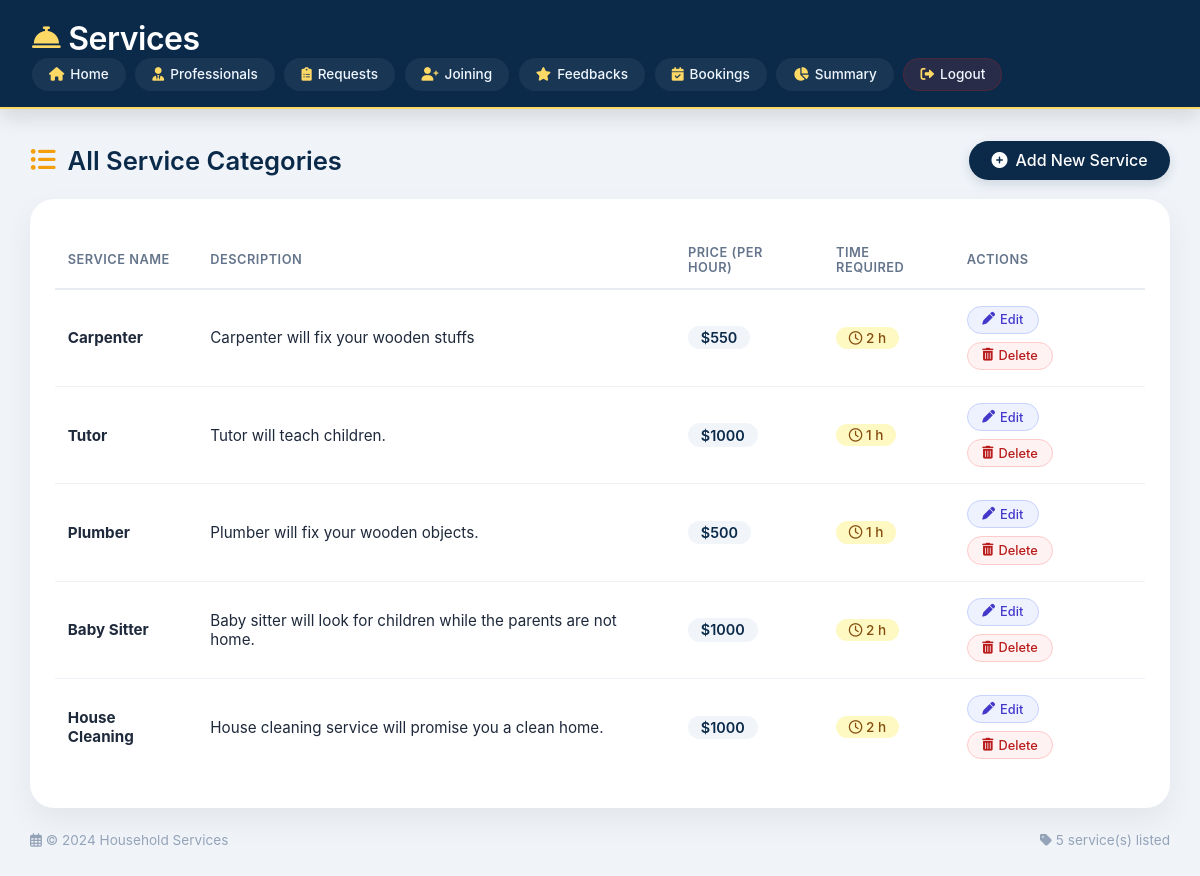
The page /lservices on the database its author committed.
### models.py (models this page shows)
class Service(db.Model):
    __tablename__ = 'services'
    id = db.Column(db.Integer, primary_key=True)
    name = db.Column(db.String(80), unique=True, nullable=False)
    price = db.Column(db.Integer, nullable=False)
    timerequired = db.Column(db.Integer, nullable=False)
    description = db.Column(db.String(200), nullable=False)
    allowed = db.Column(db.Boolean, default=False, nullable=False)
    status = db.Column(db.String(20), default="Pending", nullable=False)

### routes.py (the view)
@app.route('/lservices', methods=['GET'])
def lservices():
    services = Service.query.all()
    return render_template('lservices.html', services=services)

### templates/lservices.html (shortened to what this page needs)
<!DOCTYPE html>
<html lang="en">
<head>
    <link rel="stylesheet" href="https://cdnjs.cloudflare.com/ajax/libs/font-awesome/6.0.0-beta3/css/all.min.css" />
</head>
<body>
    <header>
        <div class="header-content">
            <h1>
                <i class="fas fa-concierge-bell"></i>
                Services
            </h1>
            <nav>
                <a href="{{ url_for('admin_dashboard') }}"><i class="fas fa-home"></i> Home</a>
                <a href="{{ url_for('list_of_professionals') }}"><i class="fas fa-user-tie"></i> Professionals</a>
                <a href="{{ url_for('admin_service_requests') }}"><i class="fas fa-clipboard-list"></i> Requests</a>
                <a href="{{ url_for('joining_requests') }}"><i class="fas fa-user-plus"></i> Joining</a>
                <a href="{{ url_for('feedbacks') }}"><i class="fas fa-star"></i> Feedbacks</a>
                <a href="{{ url_for('bookings') }}"><i class="fas fa-calendar-check"></i> Bookings</a>
                <a href="{{ url_for('admin_summary') }}"><i class="fas fa-chart-pie"></i> Summary</a>
                <a href="{{ url_for('logout') }}" class="logout-link"><i class="fas fa-sign-out-alt"></i> Logout</a>
            </nav>
        </div>
    </header>
    <div class="page-title">
        <h2>
            <i class="fas fa-list-ul"></i> All Service Categories
        </h2>
        <a href="{{ url_for('admin_dashboard') }}" class="add-link">
            <i class="fas fa-plus-circle"></i> Add New Service
        </a>
    </div>
    <div class="table-card">
        <table>
            <thead>
                <tr>
                    <th>Service Name</th>
                    <th>Description</th>
                    <th>Price (per hour)</th>
                    <th>Time Required</th>
                    <th>Actions</th>
                </tr>
            </thead>
            <tbody>
                {% for service in services %}
                <tr>
                    <td><strong>{{ service.name }}</strong></td>
                    <td>{{ service.description }}</td>
                    <td><span class="price-badge">${{ service.price }}</span></td>
                    <td><span class="time-badge"><i class="far fa-clock"></i> {{ service.timerequired }} h</span></td>
                    <td>
                        <div class="action-group">
                            <a href="{{ url_for('edit_service', service_id=service.id) }}" class="btn-action btn-edit">
                                <i class="fas fa-pen"></i> Edit
                            </a>
                            <a href="{{ url_for('delete_service', service_id=service.id) }}"
                               class="btn-action btn-delete"
                               onclick="return confirm('Are you sure you want to delete “{{ service.name }}” ?');">
                                <i class="fas fa-trash-alt"></i> Delete
                            </a>
                        </div>
                    </td>
                </tr>
                {% else %}
                <tr class="empty-row">
                    <td colspan="5">
                        <i class="fas fa-inbox" style="margin-right: 8px;"></i> No services available.
                    </td>
                </tr>
                {% endfor %}
            </tbody>
        </table>
    </div>
    <div class="footer-note">
        <span><i class="far fa-calendar-alt"></i> &copy; 2024 Household Services</span>
        <span><i class="fas fa-tag"></i> {{ services|length }} service(s) listed</span>
    </div>
</body>
</html>

### templates/lservices.html (style rules this page uses)
* { margin: 0; padding: 0; box-sizing: border-box; }
body { font-family: 'Inter', -apple-system, BlinkMacSystemFont, 'Segoe UI', Roboto, sans-serif; background: #f0f4f9; color: #1e293b; padding: 0 0 2rem 0; min-height: 100vh; display: flex; flex-direction: column; align-items: center; }
header { background: #0b2a4a; color: white; width: 100%; padding: 1.2rem 2rem 1rem 2rem; box-shadow: 0 8px 20px rgba(0, 0, 0, 0.12); border-bottom: 2px solid #ffd966; margin-bottom: 2rem; }
.header-content { max-width: 1400px; margin: 0 auto; display: flex; flex-wrap: wrap; align-items: center; justify-content: space-between; }
.header-content h1 { font-size: 2rem; font-weight: 600; letter-spacing: -0.5px; display: flex; align-items: center; gap: 0.5rem; }
.header-content h1 i { color: #ffd966; font-size: 1.8rem; }
nav { display: flex; flex-wrap: wrap; gap: 0.4rem 0.6rem; justify-content: center; }
nav a { text-decoration: none; color: #f0f7ff; font-weight: 500; padding: 0.45rem 1rem; border-radius: 30px; font-size: 0.85rem; background: rgba(255, 255, 255, 0.06); transition: all 0.2s ease; border: 1px solid transparent; display: inline-flex; align-items: center; gap: 6px; }
nav a i { font-size: 0.85rem; color: #ffd966; }
.logout-link { background: rgba(255, 70, 70, 0.12) !important; border-color: #b91c1c40 !important; }
.page-title { max-width: 1300px; width: 95%; display: flex; align-items: center; justify-content: space-between; flex-wrap: wrap; margin-bottom: 1.2rem; }
.page-title h2 { font-size: 1.6rem; font-weight: 600; color: #0b2a4a; display: flex; align-items: center; gap: 12px; }
.page-title h2 i { color: #f59e0b; }
.page-title .add-link { background: #0b2a4a; color: white; padding: 0.6rem 1.4rem; border-radius: 40px; text-decoration: none; font-weight: 500; display: inline-flex; align-items: center; gap: 8px; transition: background 0.2s, transform 0.15s; box-shadow: 0 4px 12px rgba(11, 42, 74, 0.15); }
.table-card { max-width: 1300px; width: 95%; background: white; border-radius: 24px; padding: 1.8rem 1.5rem 2rem 1.5rem; box-shadow: 0 12px 30px rgba(0, 0, 0, 0.06); border: 1px solid #ffffff60; overflow-x: auto; }
.table-card table { width: 100%; border-collapse: collapse; font-size: 0.95rem; }
.table-card th { text-align: left; padding: 1rem 0.8rem 0.8rem 0.8rem; font-weight: 600; font-size: 0.8rem; text-transform: uppercase; letter-spacing: 0.5px; color: #64748b; border-bottom: 2px solid #e9edf2; }
.table-card td { padding: 1rem 0.8rem; border-bottom: 1px solid #eef2f6; vertical-align: middle; }
.table-card tr:last-child td { border-bottom: none; }
.action-group { display: flex; gap: 8px; flex-wrap: wrap; }
.btn-action { display: inline-flex; align-items: center; gap: 5px; padding: 0.35rem 0.9rem; border-radius: 30px; font-size: 0.8rem; font-weight: 500; text-decoration: none; transition: all 0.2s; border: 1px solid transparent; }
.btn-edit { background: #eef2ff; color: #4338ca; border-color: #c7d2fe; }
.btn-delete { background: #fef2f2; color: #b91c1c; border-color: #fecaca; }
.price-badge { background: #f1f5f9; padding: 0.2rem 0.8rem; border-radius: 30px; font-weight: 600; color: #0b2a4a; font-size: 0.9rem; display: inline-block; }
.time-badge { background: #fef9c3; padding: 0.2rem 0.8rem; border-radius: 30px; font-weight: 500; color: #854d0e; font-size: 0.85rem; display: inline-block; }
.footer-note { max-width: 1300px; width: 95%; margin-top: 1.5rem; color: #94a3b8; font-size: 0.85rem; display: flex; justify-content: space-between; flex-wrap: wrap; gap: 0.5rem; }

### rows shown on the page
Service: name "Carpenter", description "Carpenter will fix your wooden stuffs", price "550", timerequired "2"
Service: name "Tutor", description "Tutor will teach children.", price "1000", timerequired "1"
Service: name "Plumber", description "Plumber will fix your wooden objects.", price "500", timerequired "1"
Service: name "Baby Sitter", description "Baby sitter will look for children while the parents are not home.", price "1000", timerequired "2"
Service: name "House Cleaning", description "House cleaning service will promise you a clean home.", price "1000", timerequired "2"

### other values the page prints
{{ services|length }} "5"
